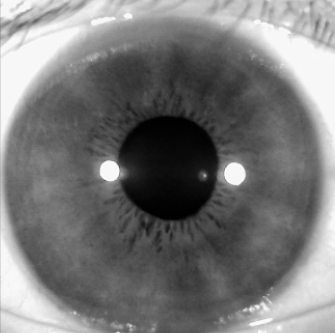
#> input picture ImageProcessing-Python/images/eyes.png, 335 x 333 px, found by its file name
$ python 13_11.py
#> lines starting #> are read from the running program, lines starting #| are printed output that depends on the picture; after the words box and inside, x2 and y2 are one past the last pixel; in counts of white or black regions, pixels touching at a corner belong together
# -*- coding: utf-8 -*-
import cv2
import numpy as np
from matplotlib import pyplot as plt

#读取图像
img = cv2.imread('eyes.png')
#> img is the input picture: shape (333, 335, 3); min 0, max 252, mean 120.1

#灰度转换
gray = cv2.cvtColor(img, cv2.COLOR_BGR2GRAY)

#显示原始图像
plt.subplot(121), plt.imshow(gray, 'gray'), plt.title('Input Image')
plt.axis('off')

#霍夫变换检测圆
circles1 = cv2.HoughCircles(gray, cv2.HOUGH_GRADIENT, 1, 20,
                            param1=100, param2=30,
                            minRadius=160, maxRadius=200)
#> circles1 = [[163.5, 172.5, 161.7]]
print(circles1)
#| [[[163.5 172.5 161.7]]]

#提取为二维
circles = circles1[0, :, :]
#> circles = [[163.5, 172.5, 161.7]]

#四舍五入取整
circles = np.uint16(np.around(circles))
#> circles = [[164, 172, 162]]

#绘制圆
for i in circles[:]:
    cv2.circle(img, (i[0],i[1]), i[2], (255,0,0), 5) #画圆
    cv2.circle(img, (i[0],i[1]), 2, (255,0,255), 8) #画圆心
#> this loop made 1 pass
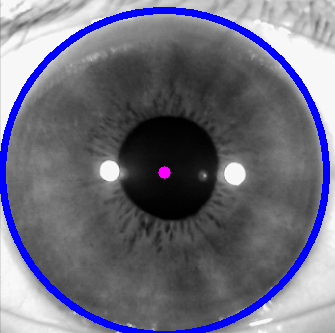
#> img: shape (333, 335, 3); 6.28% of pixels changed, all inside (x1, y1, x2, y2) = (0, 7, 330, 333)

#显示处理图像
plt.subplot(122), plt.imshow(img), plt.title('Result Image')
plt.axis('off')
plt.show()
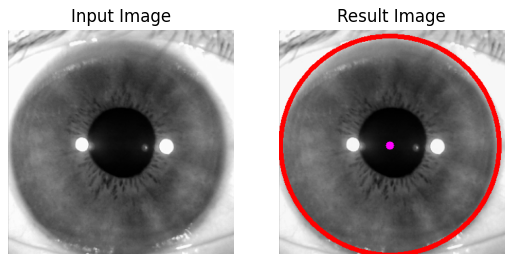
#> figure drawn by matplotlib, 2 panels; B, G, R data is drawn as R, G, B

$ run again, with ImageProcessing-Python/images/WZX.png copied over ImageProcessing-Python/images/eyes.png
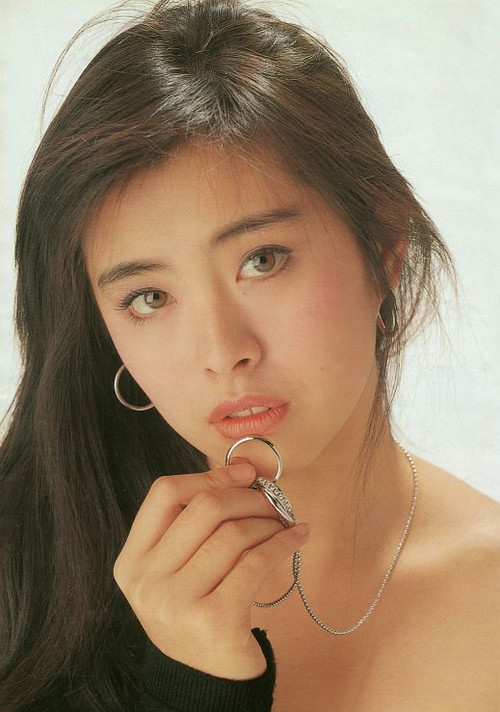
#> input picture ImageProcessing-Python/images/WZX.png, 500 x 712 px, found by its file name
#> img is the input picture: shape (712, 500, 3); mean B, G, R 104.5, 130.1, 153.3
#> `gray = cv2.cvtColor(img, cv2.COLOR_BGR2GRAY)`:
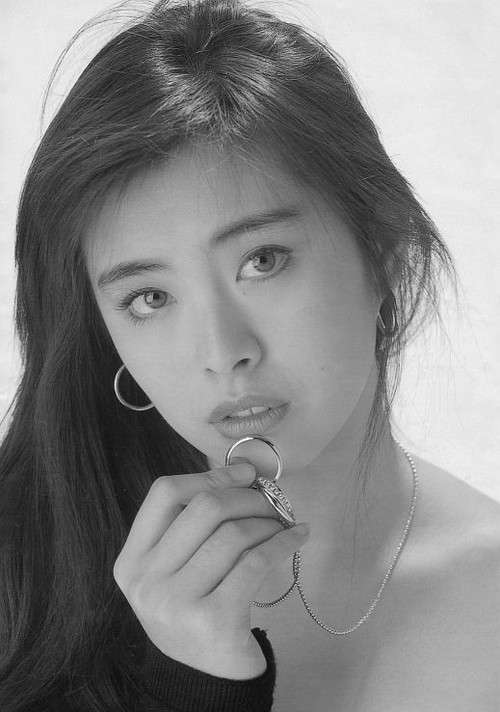
#> gray: shape (712, 500); min 10, max 254, mean 134.1
#> circles1 = 30 rows, first 8: [212.5, 292.5, 196.1], [212.5, 248.5, 198.3], [209.5, 270.5, 196.1], [221.5, 221.5, 195], [246.5, 256.5, 169.7], [231.5, 271.5, 186.2], [215.5, 312.5, 191.7], [240.5, 290.5, 197.2]
#> (printed output is left out)
#> `circles = circles1[0, :, :]`: circles has the same summary as circles1
#> `circles = np.uint16(np.around(circles))`: circles = 30 rows, first 8: [212, 292, 196], [212, 248, 198], [210, 270, 196], [222, 222, 195], [246, 256, 170], [232, 272, 186], [216, 312, 192], [240, 290, 197]
#> the loop `for i in circles[:]:` made 30 passes
#> `plt.show()`:
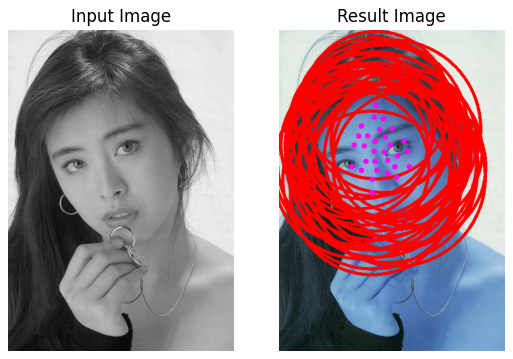
#> figure drawn by matplotlib, 2 panels; B, G, R data is drawn as R, G, B

$ run again, with ImageProcessing-Python/images/ZHM.png copied over ImageProcessing-Python/images/eyes.png
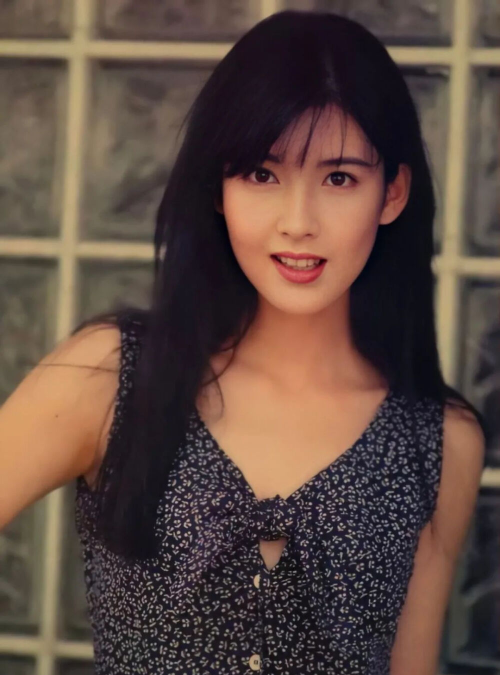
#> input picture ImageProcessing-Python/images/ZHM.png, 500 x 675 px, found by its file name
#> img is the input picture: shape (675, 500, 3); mean B, G, R 65.4, 73.4, 93.4
#> `gray = cv2.cvtColor(img, cv2.COLOR_BGR2GRAY)`:
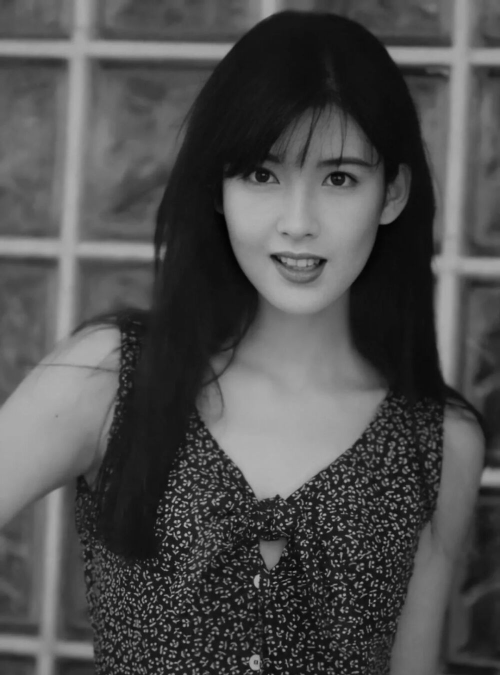
#> gray: shape (675, 500); min 1, max 180, mean 78.5
#> circles1 = [[241.5, 471.5, 162], [261.5, 446.5, 181.8], [273.5, 480.5, 180.7]]
#| [[[241.5 471.5 162. ]
#|   [261.5 446.5 181.8]
#|   [273.5 480.5 180.7]]]
#> `circles = circles1[0, :, :]`: circles has the same summary as circles1
#> `circles = np.uint16(np.around(circles))`: circles = [[242, 472, 162], [262, 446, 182], [274, 480, 181]]
#> the loop `for i in circles[:]:` made 3 passes
#> `plt.show()`:
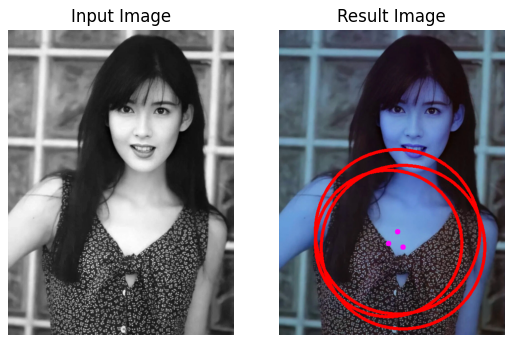
#> figure drawn by matplotlib, 2 panels; B, G, R data is drawn as R, G, B
